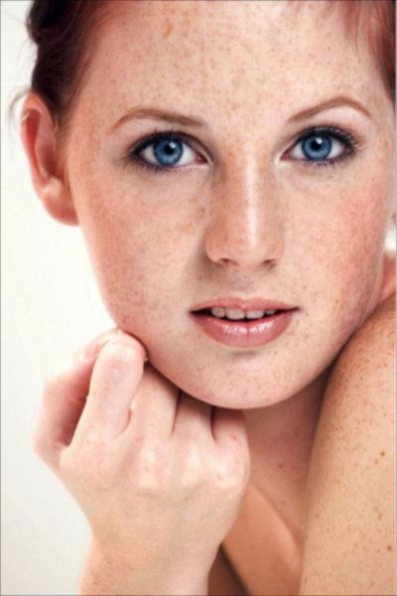
#> input picture images/pro_2/b.png, 397 x 596 px
$ python experiment_2_2.py   (older library calls are emulated)
#> lines starting #> are read from the running program, lines starting #| are printed output that depends on the picture
import numpy as np
import matplotlib.pyplot as plt

def jbf(image_D, image_C, w, sigma_f, sigma_g):

    res_image = image_D.copy()
    distance = np.zeros([w, w], dtype=np.float)
    # 算出滤波窗口内的距离
    for m in range(w):
        for n in range(w):
            distance[m, n] = (m - w//2) ** 2 + (n - w//2) ** 2

    for i in range(w//2, image_C.shape[0] - w//2):
        for j in range(w//2, image_C.shape[1] - w//2):
            for d in range(3):
                # 计算当前窗口范围
                istart = i - w//2
                iend = i + w//2
                jstart = j - w//2
                jend = j + w//2
                # 原图的当前窗口
                window_s = image_D[istart:iend + 1, jstart: jend + 1, d]
                # 引导图的当前窗口
                window_g = image_C[istart:iend + 1, jstart: jend + 1, d]
                # 由引导图像的灰度值差计算值域核
                f = np.exp(-0.5 * distance / (sigma_f ** 2))
                g = np.exp(-0.5 * (window_g - image_C[i, j, d]) ** 2 / (sigma_g ** 2))
                # 根据公式给出
                res_image[i, j, d] = np.sum(g * f * window_s) / np.sum(g * f)
    # print(res_image)
    return res_image


def bilinear(img, rate):
    # 双线性插值
    x, y = int(img.shape[0]*rate), int(img.shape[1]*rate)
    res_img = np.zeros((x, y, 4), dtype=np.float)
    for i in range(x):
        for j in range(y):
            temp_x = int(i / rate)
            temp_y = int(j / rate)
            u = i / rate - temp_x
            v = j / rate - temp_y
            # 防止边缘越界
            m1 = min(temp_x + 1, img.shape[0] - 1)
            n1 = min(temp_y + 1, img.shape[1] - 1)
            # 双线性插值的式子
            res_img[i, j, :] = img[temp_x, temp_y, :] * (1 - u) * (1 - v) + img[m1, n1, :] * (1-u) * v + img[m1, temp_y, :] * u * (1-v) + img[temp_x, n1, :] * u * v
    return res_img


#得到引导图像
image_path1 = './images/pro_2/b.png'
plt.subplot(1, 3, 1)
source_img = plt.imread(image_path1)
#> source_img is the input picture: shape (596, 397, 4) float32; mean R, G, B, A 0.832, 0.661, 0.598, 1
plt.imshow(source_img)
plt.subplot(1, 3, 2)
img = bilinear(source_img, 1/2)
#> after the loop in bilinear, `for i in range(x):`:
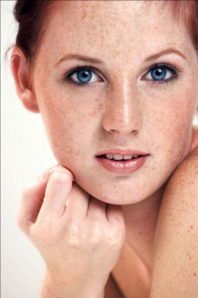
#> res_img: shape (298, 198, 4) float64; mean R, G, B, A 0.832, 0.661, 0.598, 1
img_2 = bilinear(img, 2)
plt.imshow(img_2)
# 进行联合双边滤波
plt.subplot(1, 3, 3)
res_image = jbf(source_img, img_2, 9, 11, 3)
plt.imshow(res_image)
plt.show()
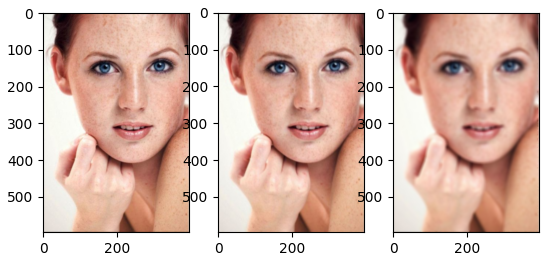
#> figure drawn by matplotlib, 3 panels
